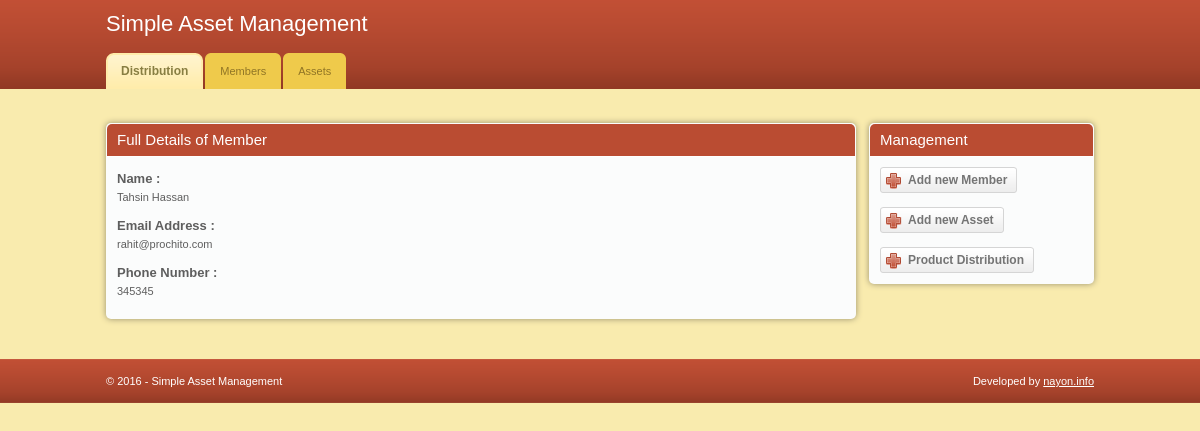
Page /members/11 on the earlier database version.
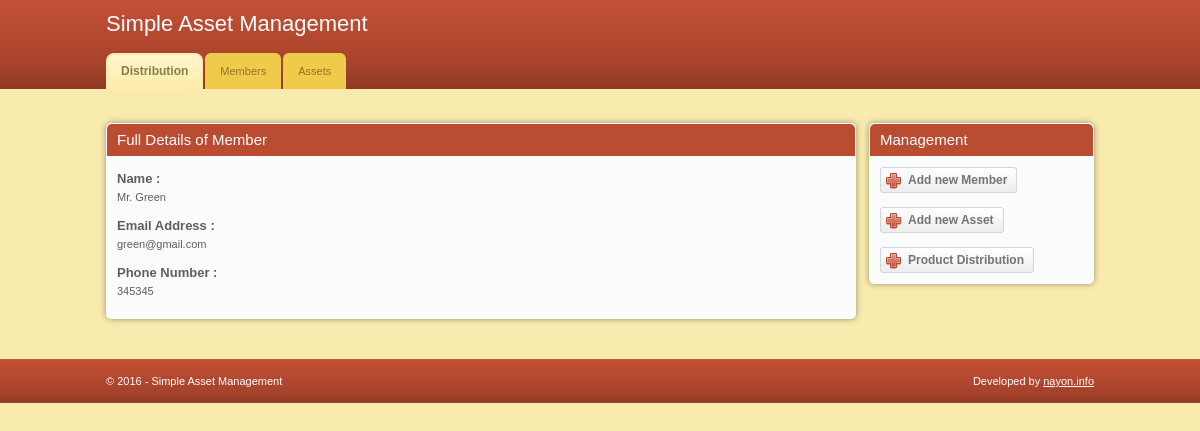
Same page on the later database version.
### assetapp/models.py (models this page shows, shortened)
class Member(models.Model):
    name = models.CharField(max_length=50)
    email = models.EmailField(unique=True)
    phone = models.CharField(max_length=50)
    designation = models.CharField(max_length=50)

### assetapp/views.py (the view)
# urls.py: url(r'^members/(?P<id>[0-9]+)$', views.membersdetails, name='members'),
def membersdetails(request, id):
    instance = get_object_or_404(Member, pk=id)
    context = {
        "title": "Hello",
        "more": instance
    }
    return render(request, 'assetapp/details.html', context)

### assetapp/templates/assetapp/details.html (shortened to what this page needs)
{% extends 'base.html' %}
{% block content %}
<div class="box">
    <div class="box-head">
        <h2>Full Details of Member</h2>
    </div>
        <div class="form">
            <label>Name : </label>
            <p>{{ more.name }}</p>
             <label>Email Address : </label>
            <p>{{ more.email }}</p>
             <label>Phone Number : </label>
            <p>{{ more.phone }}</p>
        </div>
</div>
{% endblock content %}

Differences in the rows shown:
changed Member: name "Tahsin Hassan" → "Mr. Green"; email "rahit@prochito.com" → "green@gmail.com"
